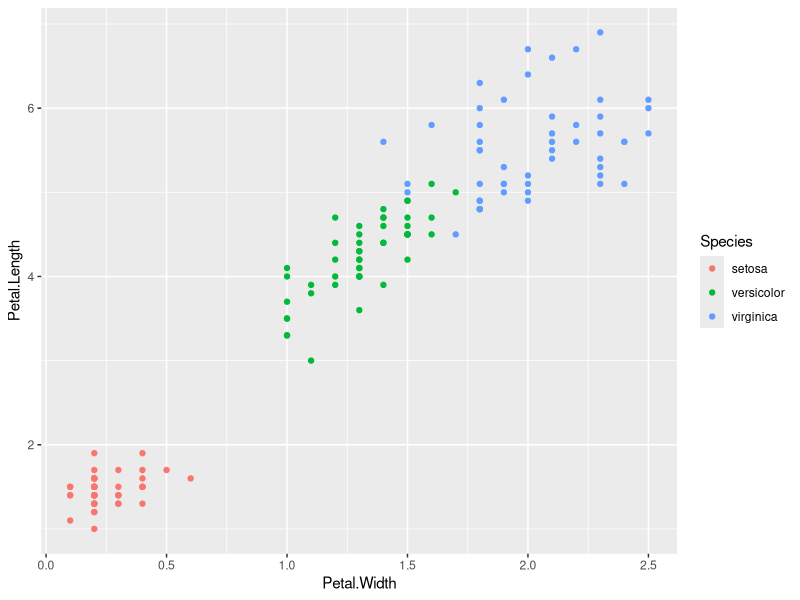
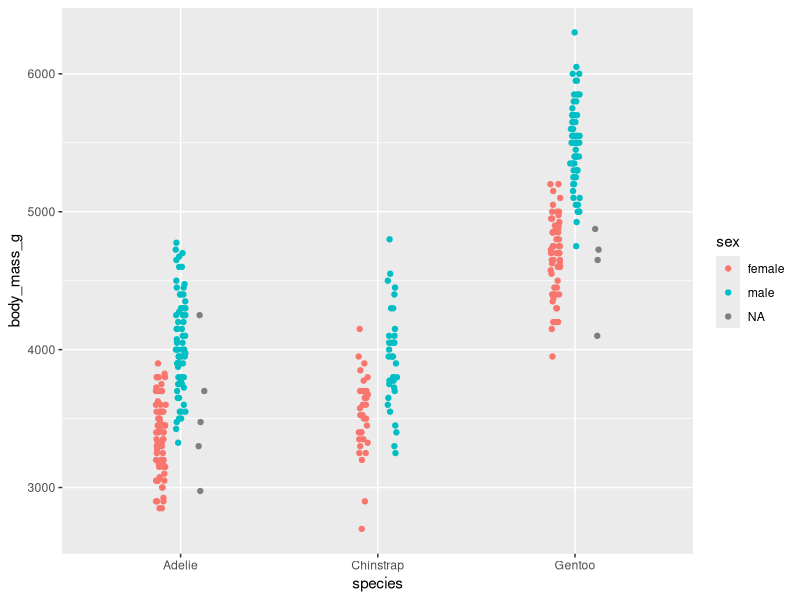
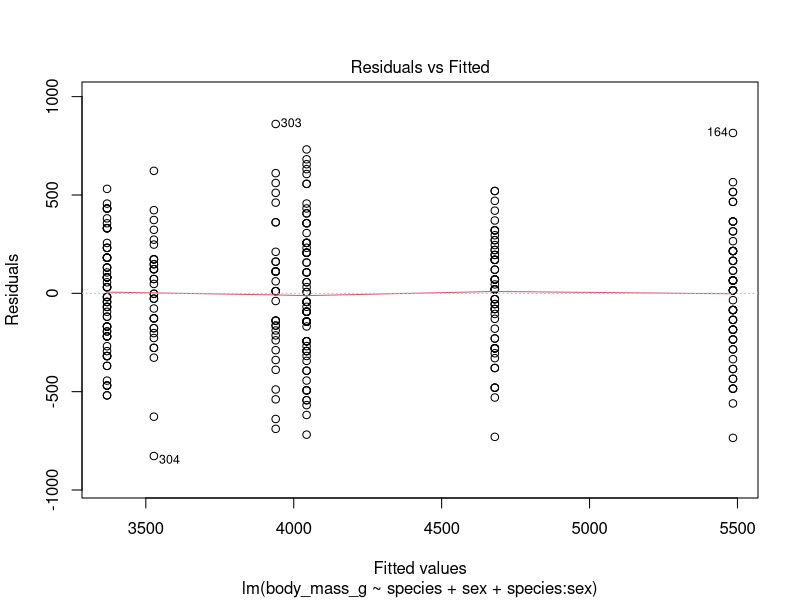
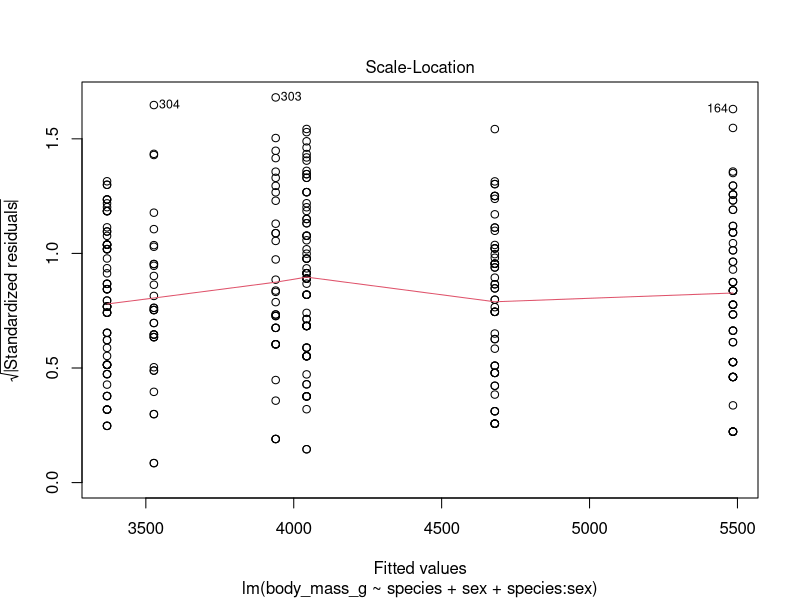
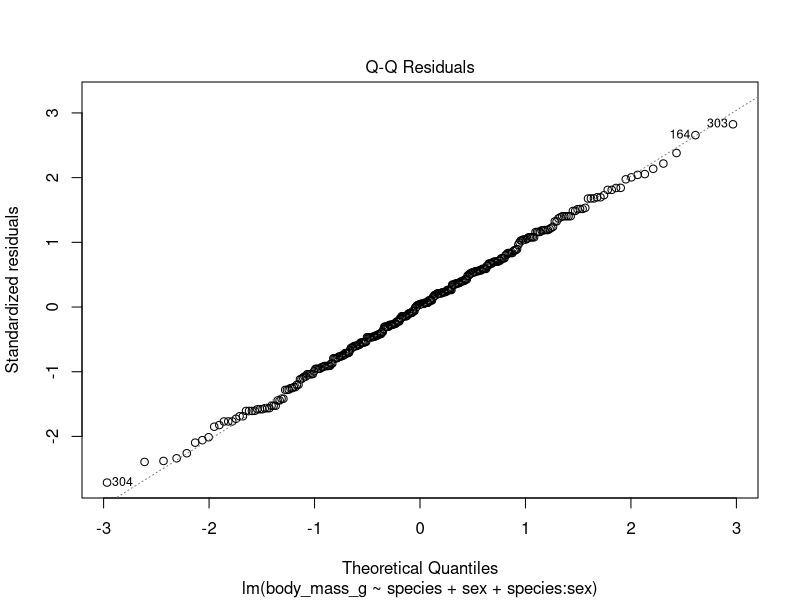

Write R code to recreate these figures, in order.
# 多重比較の紹介
# 2024-09-25
# Greg Nishihara


# パッケージの読み込み
# github のリンク https://github.com/gnishihara/data-kaiseki-2024

library(tidyverse) # tidyverse
library(lubridate) # 日時データの処理
library(emmeans)   # 多重比較
library(ggtext)    # ggplot にマークダウンを使う

# install.packages("palmerpenguins")

# 3種のアヤメ(Iris setosa, Iris versicolor, Iris virginica)

df1 = iris |> as_tibble()

df1
# 作図して、データを可視化する
ggplot(df1) + 
  geom_point(aes(x = Petal.Width,
                 y = Petal.Length,
                 color = Species))


# 作業仮設：種によって花弁の長さは異なる
# 帰無仮説：種による花弁の長さは等しい（または、同じである）

# t検定を利用
# このとき、すべて種の組み合わせによる違いを検討する
# setosa vs versicolor (t12)
# setosa vs virginica (t13)
# versicolor vs virginica (t23)
# t検定の関数は t.test()

filter(df1, !str_detect(Species, "virginica"))

t12 = t.test(Petal.Length ~ Species,
       data = filter(df1, !str_detect(Species, "virginica")))

t13 = t.test(Petal.Length ~ Species,
             data = filter(df1, !str_detect(Species, "versicolor")))

t23 = t.test(Petal.Length ~ Species,
             data = filter(df1, !str_detect(Species, "setosa")))

t12 # t値 (-39.49), 自由度 (62.14), p値 (<2.2e-16)
t13
t23
# 一つの作業仮設にたいして、t検定を複数回すると、
# 第１種の誤りを起こしやすい。
# ３回比較した場合、第１誤り = (1-(1-0.05)^3)
(1-(1-0.05)^3)


# 数種類の因子の影響を見たいとき、分散分析

m1 = lm(Petal.Length ~ Species, data = df1)
summary.aov(m1) # 一元配置分散分析
emmeans(m1, specs = 'pairwise'~Species) # デフォルトは TukeyHSD 法
emmeans(m1, specs = 'pairwise'~Species, # ボンフェロニー法
        adjust = "bonferroni")

# 二元配置分散分析
# species, island, sex が因子
# bill_length_mm, bill_depth_mm, flipper_length_mm,
# body_mass_g, year
# 作業仮設：Species と Sex によって body mass は異なる
# 帰無仮説：
#   Species による効果はない
#   Sex による効果はない
#   Species と Sex による効果はない
 
df2 = palmerpenguins::penguins

ggplot(df2) + 
  geom_point(aes(x = species,
                 y = body_mass_g, 
                 color = sex),
             position = position_jitterdodge(jitter.width = 0.1,
                                             dodge.width = 0.3))
df2 = df2 |> drop_na() # NA を解析データから外す
m0 = lm(body_mass_g ~ 1, data = df2) # 帰無モデル
m1 = lm(body_mass_g ~ species, data = df2) # species に対するモデル
m2 = lm(body_mass_g ~ sex, data = df2) # sex に対するモデル
m3 = lm(body_mass_g ~ species + sex, data = df2) # species + sex に対するモデル
m4 = lm(body_mass_g ~ species + sex + species:sex, data = df2) # フルモデル（相互作用項あり）
# 相互作用は species:sex です。
# AIC (Akaike Information Criterion)
# 一番低いAICがもっともいいモデル
AIC(m0, m1, m2, m3, m4)

summary.aov(m4) # 分散分析表
# すべての効果のP値は 0.05 より引くい

# 分散分析の仮定
# （１）残渣は独立して同分布に従う
# （２）残渣は正規分布に従う
# （３）残渣の分散は等しい

# モデル診断図を確認して、分散分析の仮定が守られているかを
# 評価する
plot(m4, which = 1) # 残渣対期待値の図
plot(m4, which = 3) # 標準化残渣対期待値の図
plot(m4, which = 2) # 正規性の確認(QQplot)
# 診断図に問題はなかったので、m4 モデルを採択する

# m4 を用いた多重比較
# Species 内の sex 毎の多重比較
emmeans(m4, 
        specs = 'pairwise' ~ sex,
        by = "species", adjust = "bonferonni")
# Sex 内の Species 毎の多重比較
emmeans(m4, 
        specs = 'pairwise' ~ species,
        by = "sex", adjust = "bonferroni")

# すべての組み合わせのペア事比較 
# ナンセンスですので、普段はしません。
emmeans(m4, specs = 'pairwise' ~ species:sex)
